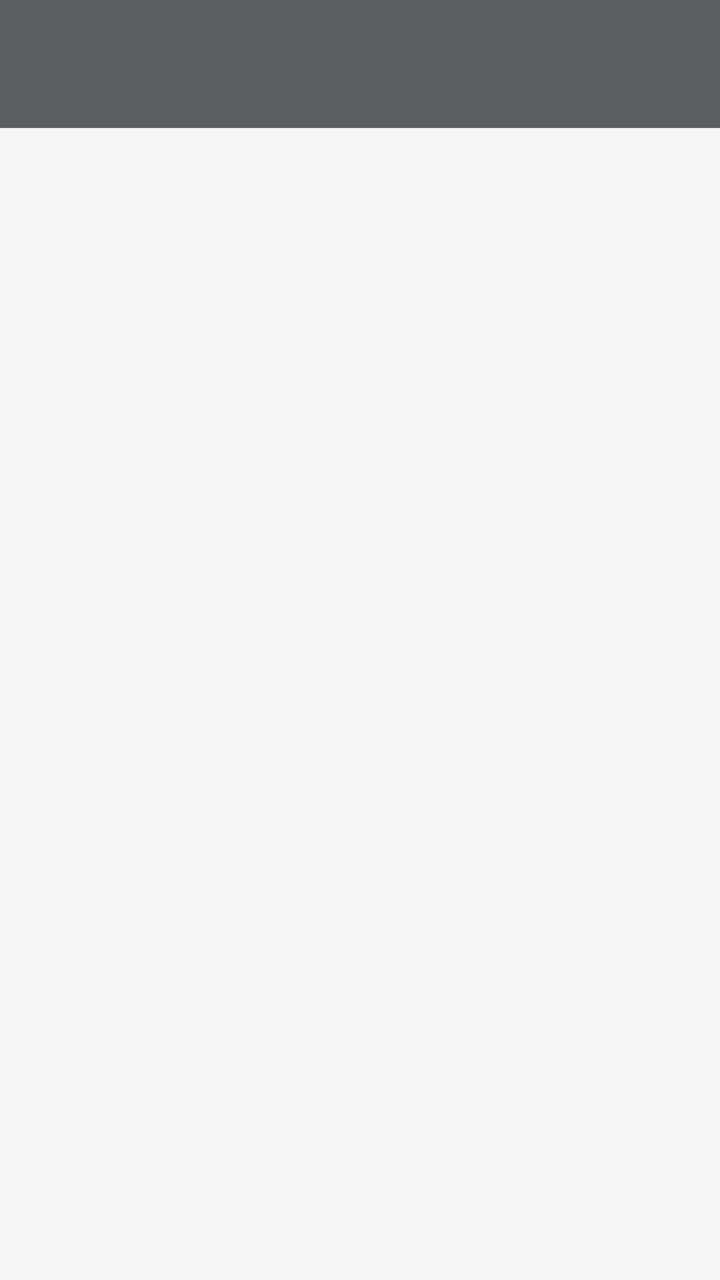
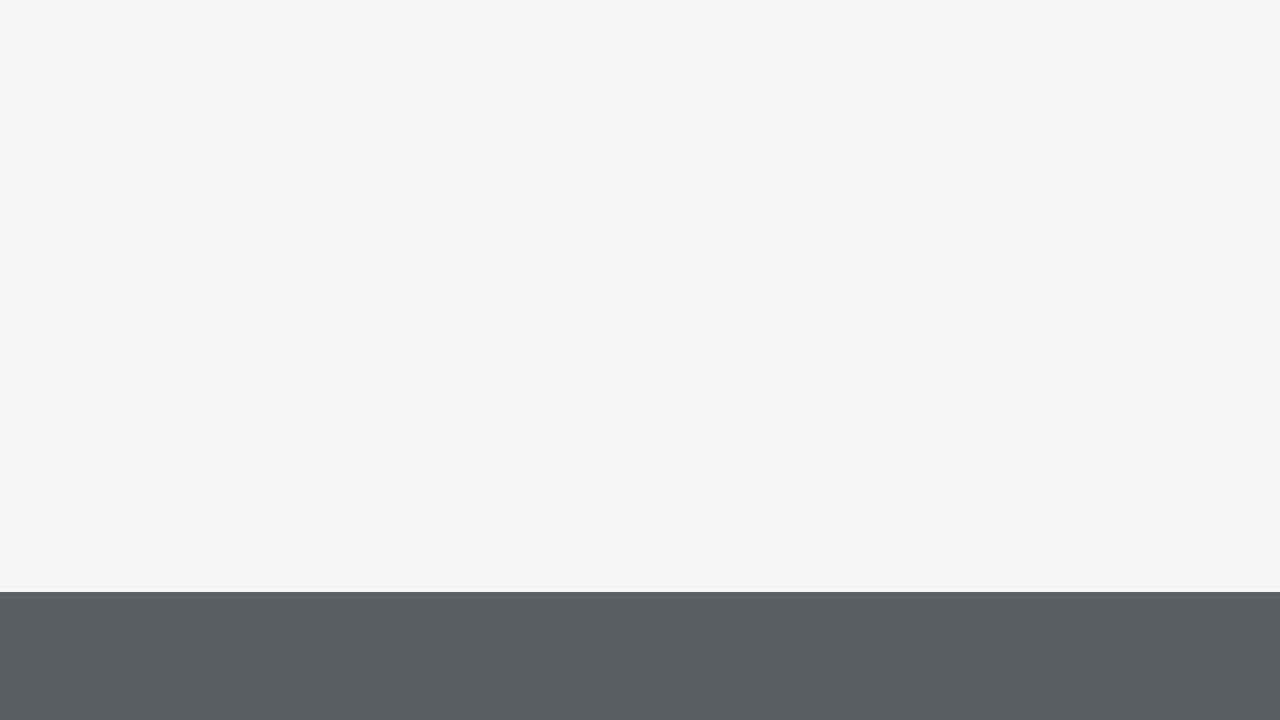

An Android layout and its configuration variant, each rendered on a device that would load it. The default file and the variant file are quoted in full after the pictures.
<!-- AndroidManifest.xml: application theme Theme.App -->
<!-- res/layout/activity_main.xml -->
<?xml version="1.0" encoding="utf-8"?>
<androidx.drawerlayout.widget.DrawerLayout
    xmlns:android="http://schemas.android.com/apk/res/android"
    xmlns:app="http://schemas.android.com/apk/res-auto"
    android:id="@+id/dr"
    android:layout_width="match_parent"
    android:layout_height="match_parent"
    android:fitsSystemWindows="true">

    <androidx.constraintlayout.widget.ConstraintLayout
        android:id="@+id/main"
        android:layout_width="match_parent"
        android:layout_height="match_parent">

        <include
            android:id="@+id/barra_menu"
            layout="@layout/actionbar"
            android:layout_width="0dp"
            android:layout_height="wrap_content"
            app:layout_constraintTop_toTopOf="parent"
            app:layout_constraintStart_toStartOf="parent"
            app:layout_constraintEnd_toEndOf="parent" />

        <androidx.recyclerview.widget.RecyclerView
            android:id="@+id/rv"
            android:layout_width="0dp"
            android:layout_height="0dp"
            app:layout_constraintTop_toBottomOf="@id/barra_menu"
            app:layout_constraintBottom_toBottomOf="parent"
            app:layout_constraintStart_toStartOf="parent"
            app:layout_constraintEnd_toEndOf="parent" />

    </androidx.constraintlayout.widget.ConstraintLayout>

    <com.google.android.material.navigation.NavigationView
        android:id="@+id/nav"
        android:layout_width="wrap_content"
        android:layout_height="match_parent"
        android:layout_gravity="start"
        app:menu="@menu/menu_lat"
        app:headerLayout="@layout/pie" />

</androidx.drawerlayout.widget.DrawerLayout>
<!-- res/layout/actionbar.xml (included above) -->
<?xml version="1.0" encoding="utf-8"?>
<androidx.appcompat.widget.Toolbar
    xmlns:android="http://schemas.android.com/apk/res/android"
    xmlns:app="http://schemas.android.com/apk/res-auto"
    android:id="@+id/bottom_toolbar"
    android:layout_width="match_parent"
    android:layout_height="?attr/actionBarSize"
    android:background="@color/material_dynamic_neutral40"
    android:elevation="0dp"
    app:popupTheme="@style/ThemeOverlay.AppCompat.Light"
    app:titleTextColor="@android:color/white">
</androidx.appcompat.widget.Toolbar>
<!-- res/layout/pie.xml (included above) -->
<?xml version="1.0" encoding="utf-8"?>
<LinearLayout
    xmlns:android="http://schemas.android.com/apk/res/android"
    android:layout_width="match_parent"
    android:layout_height="wrap_content"
    android:orientation="vertical"
    android:padding="16dp"
    android:gravity="bottom"
    android:background="@color/material_dynamic_neutral30">

    <TextView
        android:id="@+id/creditos"
        android:layout_width="match_parent"
        android:layout_height="wrap_content"
        android:text="@string/creditos"
        android:textColor="@android:color/white"
        android:textSize="14sp"
        android:gravity="center" />
</LinearLayout>
<!-- resources referenced by this layout -->
<resources>
  <string name="creditos">"Desarrollado por Ibai Sologuestoa para la asignatura de Desarrollo Avanzado del Software"</string>
  <style name="Theme.App" parent="Theme.Material3.DayNight.NoActionBar">
          
          <item name="colorPrimary">@color/azul_600</item>
          <item name="colorPrimaryVariant">@color/azul_800</item>
  
          
          <item name="android:colorBackground">@color/gris_claro_fondo</item>
          <item name="colorSurface">@color/blanco</item>
  
          
          <item name="android:textColor">@color/negro</item>
          <item name="android:textColorPrimary">@color/negro</item>
          <item name="android:textColorSecondary">@color/gris_medio</item>
  
          
          <item name="colorOnPrimary">@color/blanco</item>
          <item name="materialButtonStyle">@style/Widget.App.Button</item>
  
          
          <item name="android:statusBarColor">@color/azul_800</item>
  
          
          <item name="android:windowBackground">@color/gris_claro_fondo</item>
      </style>
  <color name="azul_600">#1E88E5</color>
  <color name="azul_800">#1565C0</color>
  <color name="gris_claro_fondo">#F5F5F5</color>
  <color name="blanco">#FFFFFF</color>
  <color name="negro">#000000</color>
  <color name="gris_medio">#757575</color>
  <style name="Widget.App.Button" parent="Widget.Material3.Button">
          <item name="backgroundTint">@color/azul_600</item>
          <item name="android:textColor">@color/blanco</item>
      </style>
</resources>
<!-- res/layout-land/activity_main.xml (the repository's variant of the layout above) -->
<!-- drawn on the phone turned sideways -->
<?xml version="1.0" encoding="utf-8"?>
<androidx.drawerlayout.widget.DrawerLayout
    xmlns:android="http://schemas.android.com/apk/res/android"
    xmlns:app="http://schemas.android.com/apk/res-auto"
    android:id="@+id/dr"
    android:layout_width="match_parent"
    android:layout_height="match_parent">
<LinearLayout
    xmlns:android="http://schemas.android.com/apk/res/android"
    xmlns:app="http://schemas.android.com/apk/res-auto"
    xmlns:tools="http://schemas.android.com/tools"
    android:id="@+id/root"
    android:layout_width="match_parent"
    android:layout_height="match_parent"
    android:orientation="vertical"
    tools:context=".MainActivity">

    <LinearLayout
        android:id="@+id/main"
        android:layout_width="match_parent"
        android:layout_height="0dp"
        android:layout_weight="1"
        android:orientation="horizontal">

        <FrameLayout
            android:id="@+id/container_antiguo"
            android:layout_width="0dp"
            android:layout_weight="1"
            android:layout_height="match_parent" >
            <androidx.recyclerview.widget.RecyclerView
                android:id="@+id/rv"
                android:layout_width="match_parent"
                android:layout_height="match_parent" />
        </FrameLayout>

        <FrameLayout
            android:id="@+id/container_nuevo"
            android:layout_width="0dp"
            android:layout_weight="1"
            android:layout_height="match_parent" />
    </LinearLayout>

    <include
        android:id="@+id/bottom_toolbar"
        layout="@layout/actionbar"
        android:layout_width="match_parent"
        android:layout_height="wrap_content"/>
</LinearLayout>

    <com.google.android.material.navigation.NavigationView
        android:id="@+id/navigation_view"
        android:layout_width="wrap_content"
        android:layout_height="match_parent"
        android:layout_gravity="start"
        app:menu="@menu/menu_lat"
        app:headerLayout="@layout/pie" />

</androidx.drawerlayout.widget.DrawerLayout>
